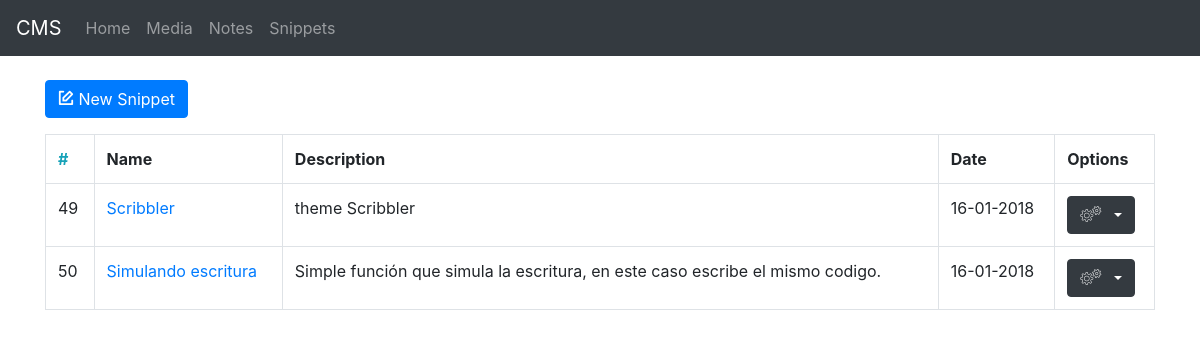
Page /snippets on the earlier database version.
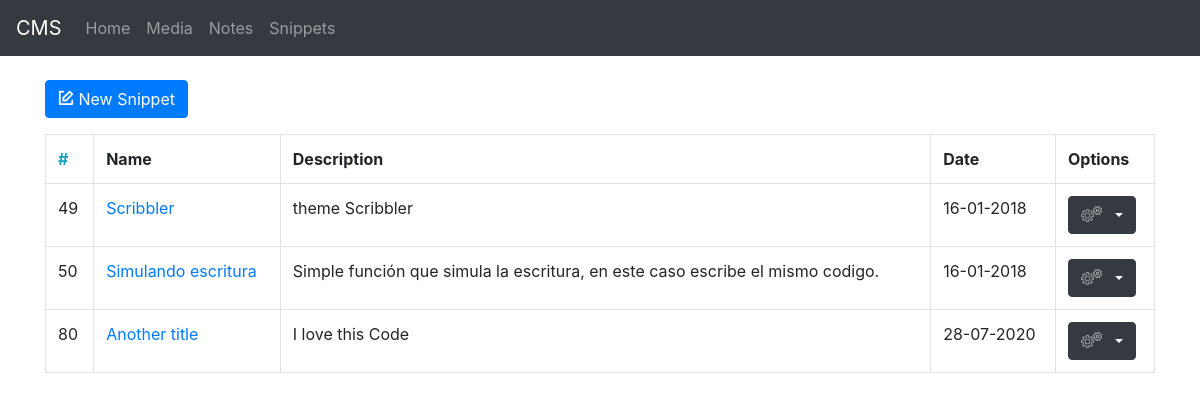
Same page on the later database version.
### tables this page shows
CREATE TABLE "code" (
	`uid`	INTEGER NOT NULL PRIMARY KEY AUTOINCREMENT UNIQUE,
	`name`	TEXT UNIQUE,
	`title`	TEXT DEFAULT 'No title',
	`desc`	TEXT DEFAULT 'No description',
	`html`	TEXT DEFAULT '<h3>Hello world</h3>',
	`javascript`	TEXT DEFAULT 'console.log("Start")',
	`css`	INTEGER DEFAULT 'body{}',
	`headers`	TEXT,
	`footers`	TEXT,
	`last_update`	NUMERIC,
	`date`	NUMERIC,
	`style`	TEXT DEFAULT 'css',
	`html_type`	TEXT DEFAULT 'html'
);

### app/__init__.py (the view)
@app.route("/snippets")
def snippetsView():
    return render_template(
            "views/snippets.html",
            rows = Api.snippets_get_all()
        )

### app/controllers/api.py (called while the page is built)
    @staticmethod
    def formatDate(t):
        return datetime.datetime.fromtimestamp(int(t)).strftime('%d-%m-%Y')

    @staticmethod
    def snippets_get_all():
        db = sqlite3.connect(db_code)
        db.row_factory = sqlite3.Row # para poder usar dot notacion
        cur = db.cursor()
        cur.execute("SELECT uid,name,title,desc,date FROM code")
        rows = cur.fetchall();
        cur.close()
        return rows

### app/templates/views/snippets.html (shortened to what this page needs)
{% extends "layout/base.html" %}
{% block content %}
<div class="container mt-4">
    <div class="row">
        <div class="col-md-12 mb-3">
            <button class="btn btn-primary" data-toggle="modal" data-target="#newSnippet">
                <i class="icon-write"></i>&nbsp;New Snippet
            </button>
        </div>
        <div class="col-md-12">
            <div class="table-responsive">
                <table class="table table-bordered">
                    <tr>
                        <th scope="col" class="text-info">#</th>
                        <th scope="col">Name</th>
                        <th scope="col">Description</th>
                        <th scope="col">Date</th>
                        <th scope="col">Options</th>
                    </tr>
                    {% for row in rows %}
                    <tr>
                        <td scope="row">{{row.uid}}</td>
                        <td><a href="{{url}}/snippets/preview/{{row.uid}}" target="__blank">{{row.title}}</a></td>
                        <td class="text-truncate">{{row.desc}}</td>
                        <td>{{row.date|datetime}}</td>
                        <td>
                            <div class="dropdown">
                                <button
                                    class="btn btn-dark dropdown-toggle"
                                    type="button"
                                    id="dropdownMenuButton"
                                    data-toggle="dropdown"
                                    aria-haspopup="true"
                                    aria-expanded="false"
                                    title="Options">
                                    <i class="icon-gears"></i>&nbsp;
                                </button>
                            </div>
                        </td>
                    </tr>
                    {% endfor %}
                </table>
            </div>
        </div>
    </div>
</div>
{% endblock %}

### app/templates/layout/base.html (shortened to what this page needs)
<!DOCTYPE html>
<html lang="en">
<head>
    <link rel="stylesheet" href="https://stackpath.bootstrapcdn.com/bootstrap/4.5.0/css/bootstrap.min.css">
    <link rel="stylesheet" href="{{url_for('static',filename='assets/lib/icomoon.css')}}">
    <link rel="stylesheet" href="{{url_for('static',filename='assets/css/style.min.css')}}">
</head>
<body>
    {% block navbar %}
    <nav class="navbar navbar-expand-lg navbar-dark bg-dark">
        <a class="navbar-brand" href="{{url_for('index')}}">CMS</a>
        <div class="collapse navbar-collapse" id="navbarNav">
            <ul class="navbar-nav">
                <li class="nav-item">
                    <a class="nav-link" href="{{url_for('index')}}">Home
                    </a>
                </li>
                <li class="nav-item">
                    <a class="nav-link" href="{{url_for('media')}}">Media</a>
                </li>
                <li class="nav-item">
                    <a class="nav-link" href="{{url_for('notes')}}">Notes</a>
                </li>
                <li class="nav-item">
                    <a class="nav-link" href="{{url_for('snippets')}}">Snippets</a>
                </li>
            </ul>
        </div>
    </nav>
    {% endblock %}
    {% block content %}{% endblock %}
</body>
</html>

Differences in the rows shown:
added code: uid "80", title "Another title", desc "I love this Code", date "28-07-2020"
